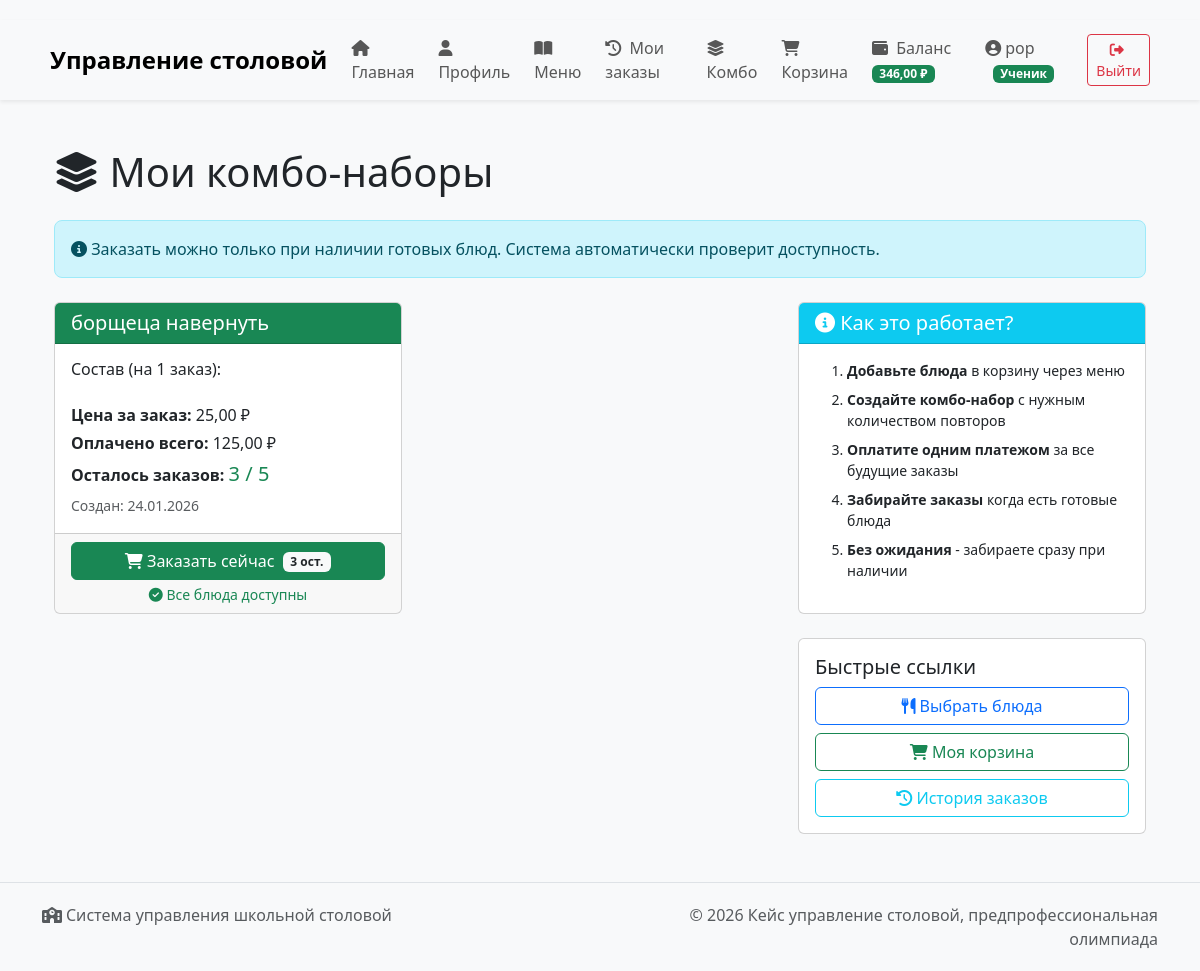
Page /combo/list/ (signed in) on the earlier database version.
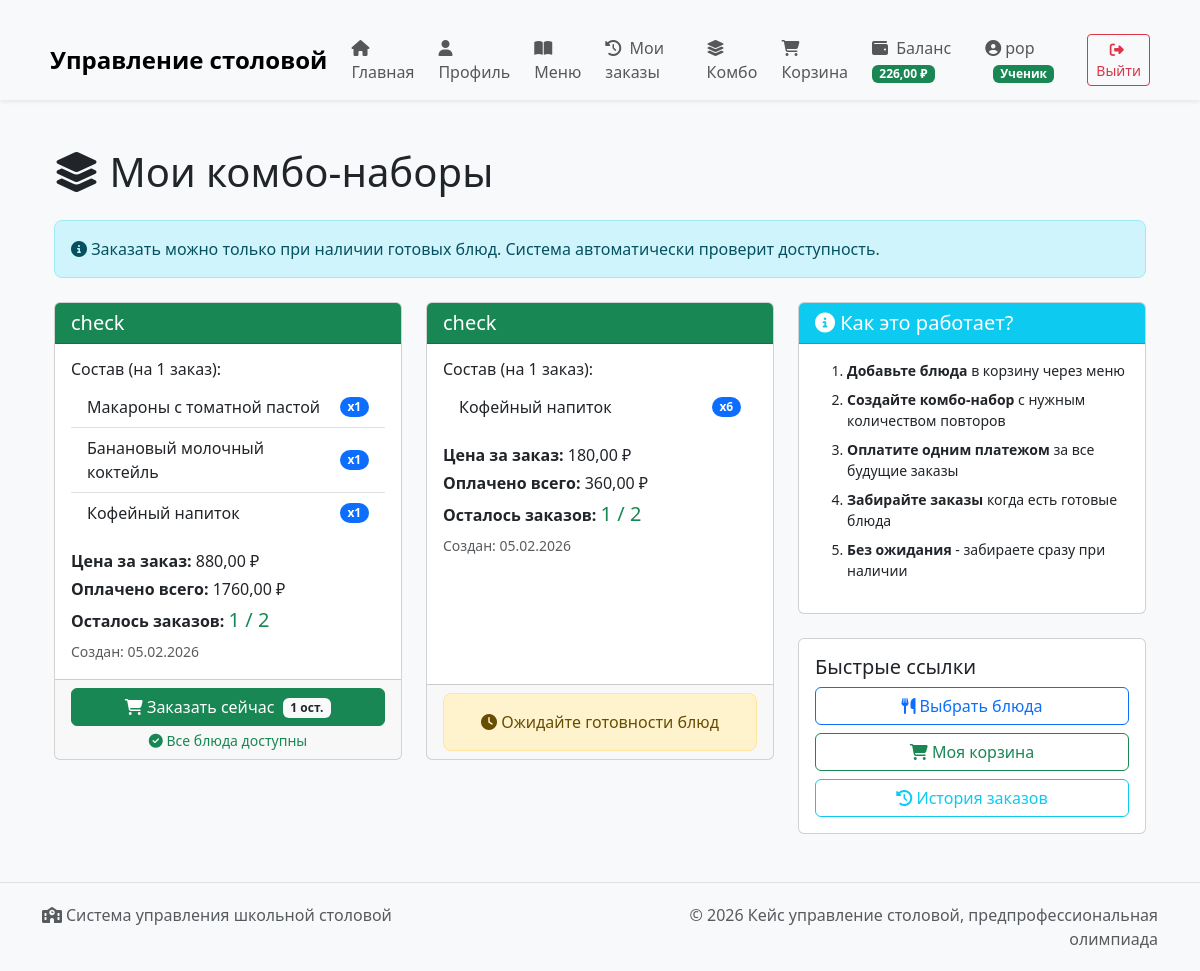
Same page on the later database version.
### users/models.py (models this page shows, shortened)
class CustomUser(AbstractUser):
    ROLE_CHOICES = [
        ('admin', 'Администратор'),
        ('student', 'Ученик'),
        ('chef', 'Повар'),
    ]
    role = models.CharField(max_length=20, choices=ROLE_CHOICES, default='student')
    phone = models.CharField(max_length=15, blank=True)
    avatar = models.ImageField(upload_to='avatars/', blank=True, null=True)
    birth_date = models.DateField(blank=True, null=True)
    allergens = models.ManyToManyField(
        'orders.Ingredient',
        blank=True,
        verbose_name='Аллергены',
        help_text='Отметьте ингредиенты-аллергены'
    )
    balance = models.DecimalField(
        max_digits=10,
        decimal_places=2,
        default=0.00,
        verbose_name='Баланс'
    )
    bonus_points = models.IntegerField(
        default=0,
        verbose_name='Бонусные баллы'
    )
    def is_admin(self):
        return self.role == 'admin' or self.is_superuser
    def is_student(self):
        return self.role == 'student'
    def is_chef(self):
        return self.role == 'chef'

### orders/models.py (models this page shows, shortened)
class ComboSet(models.Model):
    name = models.CharField(max_length=200, verbose_name='Название набора')
    description = models.TextField(blank=True, verbose_name='Описание')
    created_by = models.ForeignKey(CustomUser, on_delete=models.CASCADE,
                                   related_name='combo_sets', verbose_name='Создатель')
    total_price = models.DecimalField(max_digits=10, decimal_places=2,
                                      verbose_name='Цена за один набор')
    created_at = models.DateTimeField(auto_now_add=True, verbose_name='Дата создания')
    is_active = models.BooleanField(default=True, verbose_name='Активен')
    max_orders = models.PositiveIntegerField(default=1, verbose_name='Максимальное количество заказов',
                                             help_text='Сколько раз можно заказать этот набор')
    orders_used = models.PositiveIntegerField(default=0, verbose_name='Использовано заказов',
                                              editable=False)
    class Meta:
        verbose_name = 'Комбо-набор'
        verbose_name_plural = 'Комбо-наборы'
        ordering = ['-created_at']
    @property
    def remaining_orders(self):
        return max(0, self.max_orders - self.orders_used)
    @property
    def is_available(self):
        return self.is_active and self.remaining_orders > 0
    @property
    def total_paid(self):
        return self.total_price * self.max_orders

class ComboItem(models.Model):
    combo_set = models.ForeignKey(ComboSet, on_delete=models.CASCADE,
                                  related_name='items', verbose_name='Набор')
    dish = models.ForeignKey(Dish, on_delete=models.CASCADE, verbose_name='Блюдо')
    quantity = models.PositiveIntegerField(default=1, verbose_name='Количество')
    class Meta:
        verbose_name = 'Элемент комбо-набора'
        verbose_name_plural = 'Элементы комбо-наборов'

class Dish(models.Model):
    name = models.CharField(max_length=200, verbose_name='Название')
    description = models.TextField(verbose_name='Описание')
    price = models.DecimalField(max_digits=10, decimal_places=2, verbose_name='Цена')
    category = models.ForeignKey(Category, on_delete=models.CASCADE, verbose_name='Категория')
    image = models.ImageField(upload_to='dishes/', blank=True, null=True, verbose_name='Изображение')
    is_available = models.BooleanField(default=True, verbose_name='Доступно')
    created_by = models.ForeignKey(CustomUser, on_delete=models.SET_NULL, null=True, editable=False)
    created_at = models.DateTimeField(auto_now_add=True, verbose_name='Дата создания')
    class Meta:
        verbose_name = 'Блюдо'
        verbose_name_plural = 'Блюда'
        ordering = ['category', 'name']

### orders/views.py (the view)
# urls.py: path('combo/list/', views.my_combo_sets, name='my_combo_sets'),
@login_required
def my_combo_sets(request):
    if not request.user.is_student():
        messages.error(request, 'Только ученики могут создавать комбо-наборы')
        return redirect('menu')
    combo_sets = ComboSet.objects.filter(
        created_by=request.user,
        is_active=True
    ).prefetch_related('items__dish').order_by('-created_at')
    for combo_set in combo_sets:
        combo_set.can_order_now = check_combo_availability(combo_set)
    return render(request, 'orders/my_combo_sets.html', {'combo_sets': combo_sets})

### orders/views.py (called while the page is built)
def check_combo_availability(combo_set):
    for combo_item in combo_set.items.all():
        prepared_dishes = PreparedDish.objects.filter(dish=combo_item.dish, quantity__gt=0)
        total_available = sum(pd.quantity for pd in prepared_dishes)
        if total_available < combo_item.quantity:
            return False
    return True

### orders/templates/orders/my_combo_sets.html (shortened to what the changed rows need)
{% extends 'base.html' %}
{% block content %}
<div class="container mt-4">
    <h1 class="mb-4"><i class="fas fa-layer-group"></i> Мои комбо-наборы</h1>
    <div class="row">
        <div class="col-md-8">
            {% if combo_sets %}
            <div class="row">
                {% for combo in combo_sets %}
                <div class="col-md-6 mb-4">
                    <div class="card h-100 {% if not combo.is_available %}border-secondary{% endif %}">
                        <div class="card-header {% if combo.is_available %}bg-success{% else %}bg-secondary{% endif %} text-white">
                            <div class="d-flex justify-content-between align-items-center">
                                <h5 class="mb-0">{{ combo.name }}</h5>
                            </div>
                        </div>
                        <div class="card-body">
                            <h6>Состав (на 1 заказ):</h6>
                            <ul class="list-group list-group-flush">
                                {% for item in combo.items.all %}
                                <li class="list-group-item d-flex justify-content-between align-items-center">
                                    {{ item.dish.name }}
                                    <span class="badge bg-primary rounded-pill">x{{ item.quantity }}</span>
                                </li>
                                {% endfor %}
                            </ul>
                            <div class="mt-3">
                                <p class="mb-1"><strong>Цена за заказ:</strong> {{ combo.total_price }} ₽</p>
                                <p class="mb-1"><strong>Оплачено всего:</strong> {{ combo.total_paid }} ₽</p>
                                <p class="mb-1">
                                    <strong>Осталось заказов:</strong>
                                    <span class="{% if combo.remaining_orders > 0 %}text-success{% else %}text-danger{% endif %} fs-5">
                                        {{ combo.remaining_orders }} / {{ combo.max_orders }}
                                    </span>
                                </p>
                                <p class="mb-0"><small class="text-muted">Создан: {{ combo.created_at|date:"d.m.Y" }}</small></p>
                            </div>
                        </div>
                        <div class="card-footer">
                            {% if combo.is_available %}
                            {% if combo.can_order_now %}
                            <form method="post" action="{% url 'order_combo_set' combo.id %}" class="d-grid">
                                <button type="submit" class="btn btn-success">
                                    <i class="fas fa-shopping-cart"></i> Заказать сейчас
                                    <span class="badge bg-light text-dark ms-1">{{ combo.remaining_orders }} ост.</span>
                                </button>
                                <small class="text-center text-success mt-1">
                                    <i class="fas fa-check-circle"></i> Все блюда доступны
                                </small>
                            </form>
                            {% else %}
                            <div class="alert alert-warning mb-0 text-center">
                                <i class="fas fa-clock"></i>
                                Ожидайте готовности блюд
                            </div>
                            {% endif %}
                            {% else %}
                            <div class="alert alert-danger mb-0 text-center">
                                <i class="fas fa-times-circle"></i>
                                Лимит заказов исчерпан
                            </div>
                            {% endif %}
                        </div>
                    </div>
                </div>
                {% endfor %}
            </div>
            {% endif %}
        </div>
    </div>
</div>
{% endblock %}

### templates/base.html (shortened to what the changed rows need)
<!DOCTYPE html>
<html lang="ru">
<head>
    <link href="https://cdn.jsdelivr.net/npm/bootstrap@5.3.0/dist/css/bootstrap.min.css" rel="stylesheet">
    <link rel="stylesheet" href="https://cdnjs.cloudflare.com/ajax/libs/font-awesome/6.4.0/css/all.min.css">
</head>
<body>
    <nav class="navbar navbar-expand-lg navbar-light bg-light shadow-sm mb-4">
        <div class="container">
            <div class="collapse navbar-collapse" id="navbarNav">
                <ul class="navbar-nav me-auto">
                    {% if user.is_authenticated and user.is_student %}
                    <li class="nav-item">
                        <a class="nav-link" href="{% url 'my_balance' %}">
                            <i class="fas fa-wallet me-1"></i> Баланс
                            {% if user.balance %}
                            <span class="badge bg-success badge-role">{{ user.balance }} ₽</span>
                            {% endif %}
                        </a>
                    </li>
                    {% endif %}
                </ul>
                <div class="navbar-nav align-items-center">
                    {% if user.is_authenticated %}
                    <div class="nav-item me-3">
                        <span class="navbar-text">
                            <i class="fas fa-user-circle me-1"></i>{{ user.username }}
                            <span class="badge
                                {% if user.is_admin %}bg-danger
                                {% elif user.is_chef %}bg-warning
                                {% else %}bg-success{% endif %}
                                badge-role ms-2">
                                {% if user.is_admin %}Администратор
                                {% elif user.is_chef %}Повар
                                {% else %}Ученик
                                {% endif %}
                            </span>
                        </span>
                    </div>
                    <div class="nav-item">
                        <a class="btn btn-outline-danger btn-sm" href="{% url 'logout' %}">
                            <i class="fas fa-sign-out-alt me-1"></i> Выйти
                        </a>
                    </div>
                    {% endif %}
                </div>
            </div>
        </div>
    </nav>
    <main class="container">
        {% block content %}{% endblock %}
    </main>
</body>
</html>

Differences in the rows shown:
no longer on this page (row edited): ComboSet: name "борщеца навернуть", total_price "25,00", total_paid "125,00", remaining_orders "3", max_orders "5", created_at "24.01.2026"
changed CustomUser "pop": balance "346,00" → "226,00"
added ComboSet: name "check", total_price "880,00", total_paid "1760,00", remaining_orders "1", max_orders "2", created_at "05.02.2026"
added ComboItem: dish.name "Макароны с томатной пастой", quantity "1", shown under "check"
added ComboItem: dish.name "Банановый молочный коктейль", quantity "1", shown under "check"
added ComboItem: dish.name "Кофейный напиток", quantity "1", shown under "check"
added ComboSet: name "check", total_price "180,00", total_paid "360,00", remaining_orders "1", max_orders "2", created_at "05.02.2026", is_active True (drawn)
added ComboItem: dish.name "Кофейный напиток", quantity "6", shown under "check"
